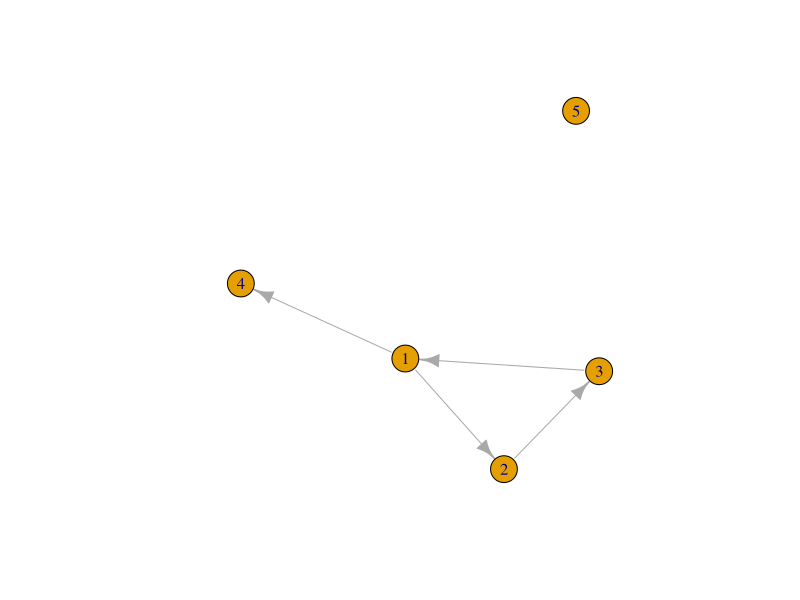

This chart was generated by the following R code: (Note: this script raises an error after producing the figure.)
## ---- chunk 1
library(igraph)
library(tidyverse)
library(reshape2)
## ---- chunk 2
df <- read.csv("toy_name_generator_data.csv")
table(df$schoolnr)
df

## ---- chunk 3
cls <- "1a"
edge_list <- df %>% 
  filter(schoolnr == cls) %>% 
  select(namenr, friend1:friend2) %>% 
  melt(id.vars = "namenr") %>% #make long
  filter(!is.na(value)) %>% # drop the missings
  rename(from ="namenr", to = "value", sourcevar= "variable") %>% #just nice for interpretation
  relocate(to, .after=from) #move around the columns
edge_list
## ---- chunk 4
nodelist <- df %>% 
  filter(schoolnr == cls) %>% 
  select(namenr,age)

g1a <- graph_from_data_frame(edge_list, vertices = nodelist)
plot(g1a)
## ---- chunk 5
cls <- "2b"
edge_list <- df %>% 
  filter(schoolnr == cls) %>% 
  select(namenr, friend1:friend2) %>% 
  melt(id.vars = "namenr") %>% #make long
  filter(!is.na(value)) %>% # drop the missings
  rename(from ="namenr", to = "value", sourcevar= "variable") %>% #just nice for interpretation
  relocate(to, .after=from) #move around the columns
edge_list
## ---- chunk 6
nodelist <- df %>% 
  filter(schoolnr == cls) %>% 
  select(namenr,age)

g2b <- graph_from_data_frame(edge_list, vertices = nodelist) 

## ---- chunk 7
all_vertices <- append(edge_list$from, edge_list$to)
## ---- chunk 8
all_vertices <- unique(all_vertices) %>% 
  as.data.frame() %>% 
  rename(namenr = ".")
## ---- chunk 9

nodelist <- df %>% 
  filter(schoolnr == cls) %>% 
  select(namenr,age, schoolnr) %>% 
  merge(all_vertices, by = "namenr", all.y = T)

nodelist
## ---- chunk 10

nodelist <- nodelist %>% 
  replace_na(list(schoolnr = cls))

nodelist
## ---- chunk 11
g2b <- graph_from_data_frame(edge_list, vertices = nodelist) 
plot(g2b)
## ---- chunk 12

edge_list <- df %>% 
  select(namenr, friend1:friend2) %>% 
  melt(id.vars = "namenr") %>% #make long
  filter(!is.na(value)) %>% # drop the missings
  rename(from ="namenr", to = "value", sourcevar= "variable") %>% #just nice for interpretation
  relocate(to, .after=from) #move around the columns

all_vertices <- append(edge_list$from, edge_list$to) %>% 
  unique() %>% 
  as.data.frame() %>% 
  rename(namenr = ".")


nodelist <- df %>% 
  select(namenr,age, schoolnr) %>% 
  merge(all_vertices, by = "namenr", all.y = T, all.x = T)

g2 <- graph_from_data_frame(edge_list, vertices = nodelist) 


## ---- chunk 13
df <- df %>% 
  mutate(id_pupil = paste0(schoolnr,namenr))
## ---- chunk 14
edge_list <- df %>% 
  select(id_pupil, schoolnr, friend1:friend2) %>% 
  melt(id.vars = c("id_pupil","schoolnr")) %>% #make long
  filter(!is.na(value)) %>% # drop the missings
  rename(from ="id_pupil", to = "value", sourcevar= "variable") %>% #just nice for interpretation
  relocate(to, .after=from) #move around the columns
edge_list


## ---- chunk 15
edge_list <- edge_list %>% 
  mutate(to = paste0(schoolnr,to))
edge_list
## ---- chunk 16
all_vertices <- append(edge_list$from, edge_list$to) %>% 
  unique() %>% 
  as.data.frame() %>% 
  rename(id_pupil = ".")


nodelist <- df %>% 
  select(id_pupil,age, schoolnr) %>% 
  merge(all_vertices, by = "id_pupil", all.y = T, all.x = T)

## ---- chunk 17
g2 <- graph_from_data_frame(edge_list, vertices = nodelist) 
plot(g2, vertex.color = ifelse(V(g2)$schoolnr=="1a", "lightblue", "red"))
## ---- chunk 18
all_vertices <- edge_list %>%
  select(id_pupil = from, schoolnr) %>%
  bind_rows(edge_list %>%
        select(id_pupil = to, schoolnr)) %>%
  unique() %>%
  rename(schoolnr_from_edges = schoolnr)

nodelist <- df %>% 
  select(id_pupil,age, schoolnr) %>% 
  merge(all_vertices, by = "id_pupil", all.y = T, all.x = T)

## ---- chunk 19
nodelist <- nodelist %>% 
  mutate(schoolnr = coalesce(schoolnr,schoolnr_from_edges)) %>% 
  select(-schoolnr_from_edges)

g2 <- graph_from_data_frame(edge_list, vertices = nodelist) 
plot(g2, vertex.color = ifelse(V(g2)$schoolnr=="1a", "lightblue", "red"))
